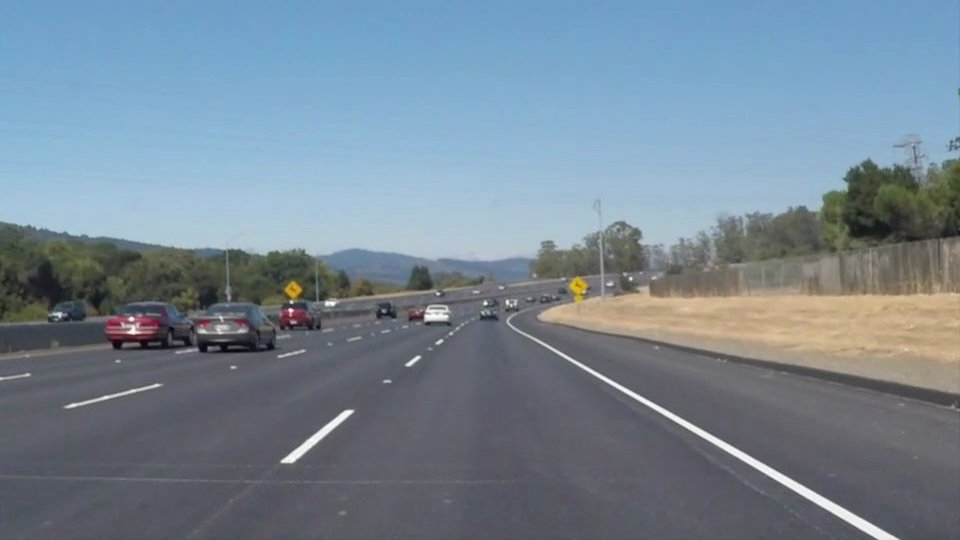
#> input picture solidWhiteCurve.jpg, 960 x 540 px; its folder holds only this picture in this run
$ python app.py
#> lines starting #> are read from the running program, lines starting #| are printed output that depends on the picture; after the words box and inside, x2 and y2 are one past the last pixel; in counts of white or black regions, pixels touching at a corner belong together
import cv2
import numpy as np
import os

# Ensure the output folder exists
output_dir = "output"
os.makedirs(output_dir, exist_ok=True)

# Get all .jpg files in the current folder
image_files = [file for file in os.listdir('.') if file.endswith('.jpg')]

# Loop through each image
for image_file in image_files:
    print(f"🔄 Processing {image_file}...")

    image = cv2.imread(image_file)
#> image is the input picture: shape (540, 960, 3); mean B, G, R 148.1, 134.5, 118.5

    if image is None:
        print(f"❌ Error: Could not load {image_file}")
        continue

    gray = cv2.cvtColor(image, cv2.COLOR_BGR2GRAY)
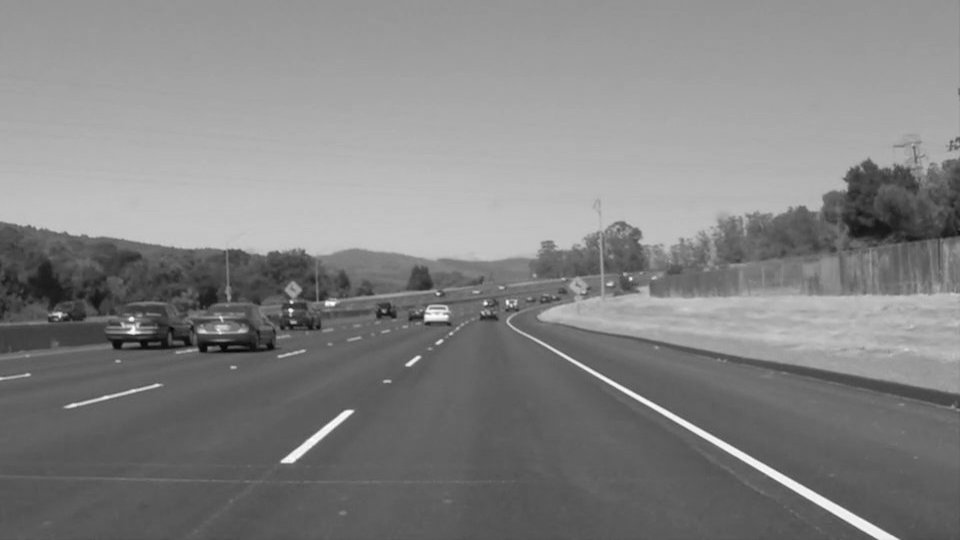
#> gray: shape (540, 960); min 5, max 255, mean 131.2
    blur = cv2.GaussianBlur(gray, (5, 5), 0)
    edges = cv2.Canny(blur, 50, 150)
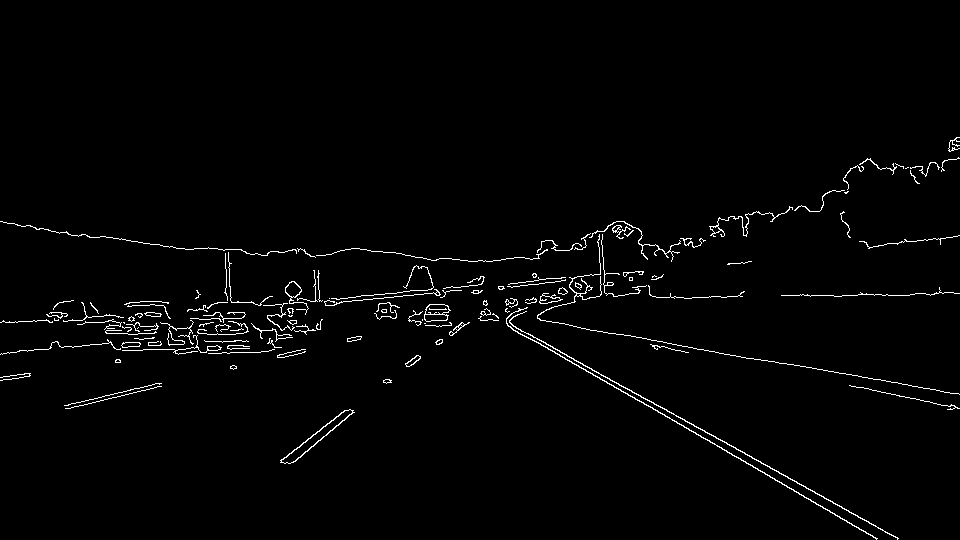
#> edges: shape (540, 960); 1.7% white in thin lines or dots, all inside (x1, y1, x2, y2) = (0, 137, 960, 540)

    height, width = edges.shape
#> height = 540; width = 960
    mask = np.zeros_like(edges)
    polygon = np.array([[
        (0, height),
        (width, height),
        (width, int(height * 0.6)),
        (0, int(height * 0.6))
    ]], np.int32)
    cv2.fillPoly(mask, polygon, 255)
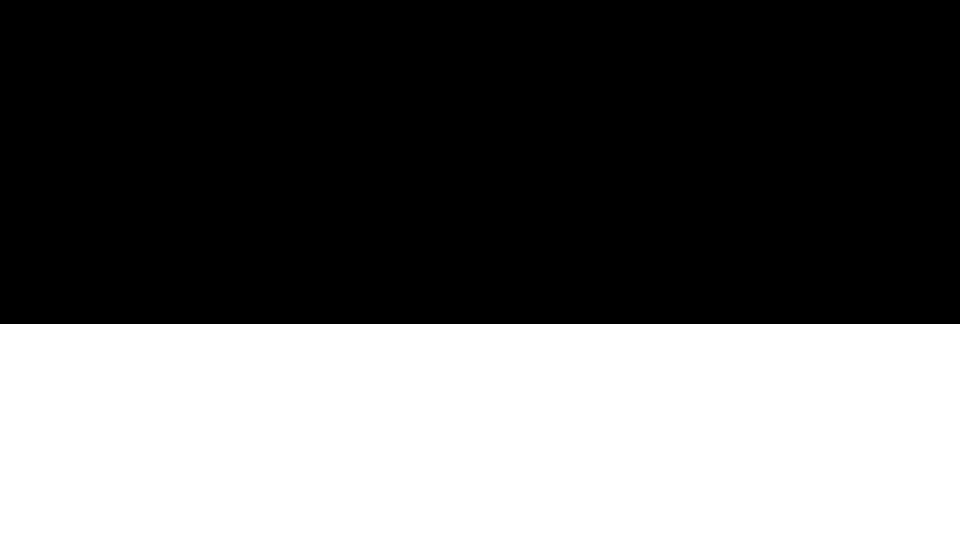
#> mask: shape (540, 960); 40% white; 1 white region, box (x1, y1, x2, y2) and area: (0, 324, 960, 540) 207360
    masked_edges = cv2.bitwise_and(edges, mask)
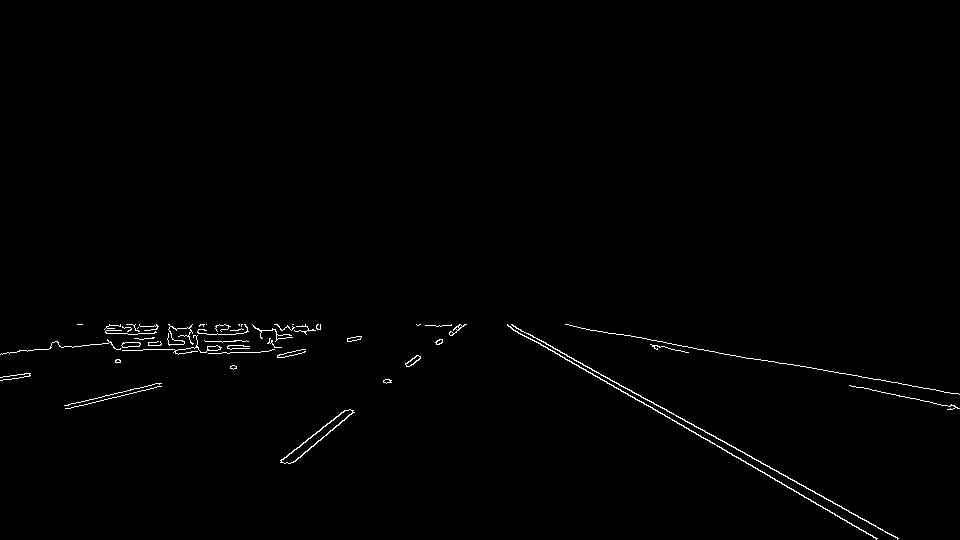
#> masked_edges: shape (540, 960); 0.73% white in thin lines or dots, all inside (x1, y1, x2, y2) = (0, 324, 960, 540)

    lines = cv2.HoughLinesP(masked_edges, 2, np.pi / 180, 100, minLineLength=40, maxLineGap=5)
#> lines = 14 rows, first 6: [507, 325, 637, 400], [511, 324, 897, 538], [667, 343, 787, 364], [530, 338, 877, 538], [61, 347, 111, 343], [143, 349, 185, 349]
    line_image = np.zeros_like(image)

    if lines is not None:
        for line in lines:
            x1, y1, x2, y2 = line[0]
            cv2.line(line_image, (x1, y1), (x2, y2), (0, 255, 0), 10)
#> this loop made 14 passes
#> (x1, y1, x2, y2) on passes 1 to 12: (507, 325, 637, 400), (511, 324, 897, 538), (667, 343, 787, 364), (530, 338, 877, 538), (61, 347, 111, 343), (143, 349, 185, 349), (289, 453, 329, 423), (292, 462, 352, 412), (624, 335, 692, 347), (849, 385, 959, 408), (65, 408, 161, 386), (777, 362, 850, 374)
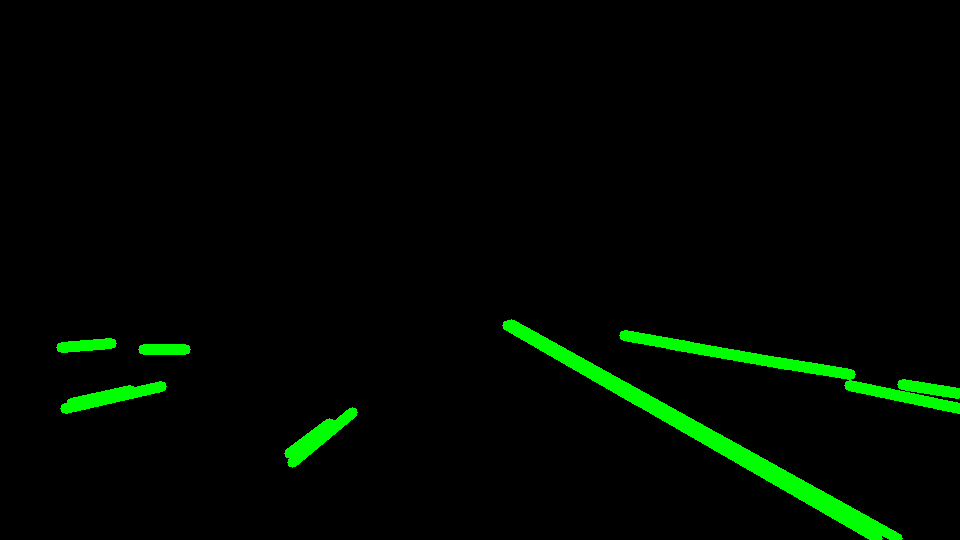
#> line_image: shape (540, 960, 3); mean of channels 0, 1, 2 0, 7.8, 0; drawn as B, G, R

    combo = cv2.addWeighted(image, 0.8, line_image, 1, 1)
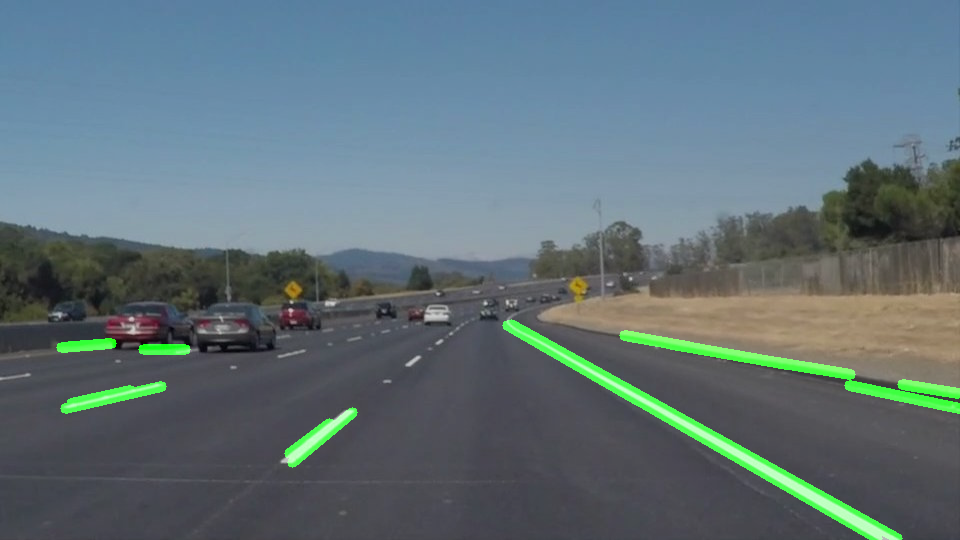
#> combo: shape (540, 960, 3); mean B, G, R 119.5, 113.2, 95.8

    # Save to output folder
    output_path = os.path.join(output_dir, f"output_{image_file}")
    cv2.imwrite(output_path, combo)
    print(f"✅ Saved: {output_path}")

    # Show the image
    cv2.imshow(f"Lane Detection - {image_file}", combo)
    cv2.waitKey(0)
    cv2.destroyAllWindows()

$ run again, on solidYellowLeft.jpg
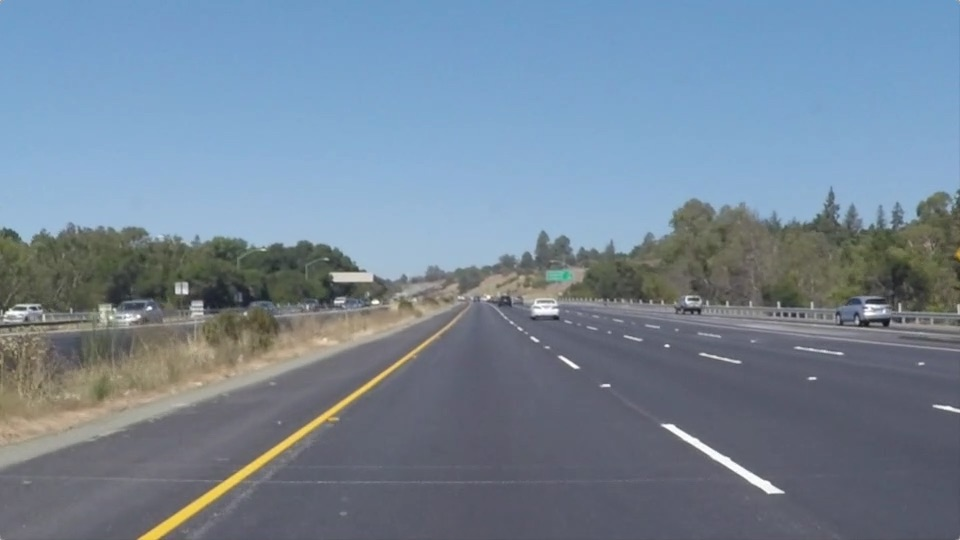
#> input picture solidYellowLeft.jpg, 960 x 540 px
#> image is the input picture: shape (540, 960, 3); mean B, G, R 150.8, 133.6, 116.5
#> `edges = cv2.Canny(blur, 50, 150)`:
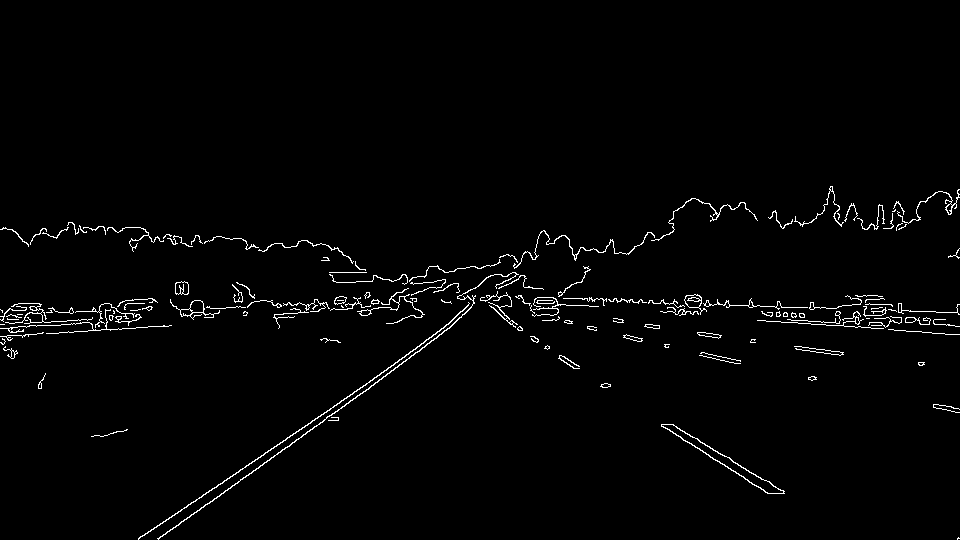
#> edges: shape (540, 960); 1.7% white in thin lines or dots, all inside (x1, y1, x2, y2) = (0, 186, 960, 540)
#> mask: shape (540, 960); 40% white; 1 white region, box (x1, y1, x2, y2) and area: (0, 324, 960, 540) 207360
#> masked_edges: shape (540, 960); 0.53% white in thin lines or dots, all inside (x1, y1, x2, y2) = (0, 324, 960, 540)
#> lines = [[138, 538, 379, 375], [165, 534, 363, 391], [661, 424, 767, 493], [671, 424, 783, 491], [359, 395, 452, 325], [0, 336, 52, 333], [894, 330, 944, 333], [138, 539, 339, 403], [393, 365, 437, 331]]
#> the loop `for line in lines:` made 9 passes
#> `combo = cv2.addWeighted(image, 0.8, line_image, 1, 1)`:
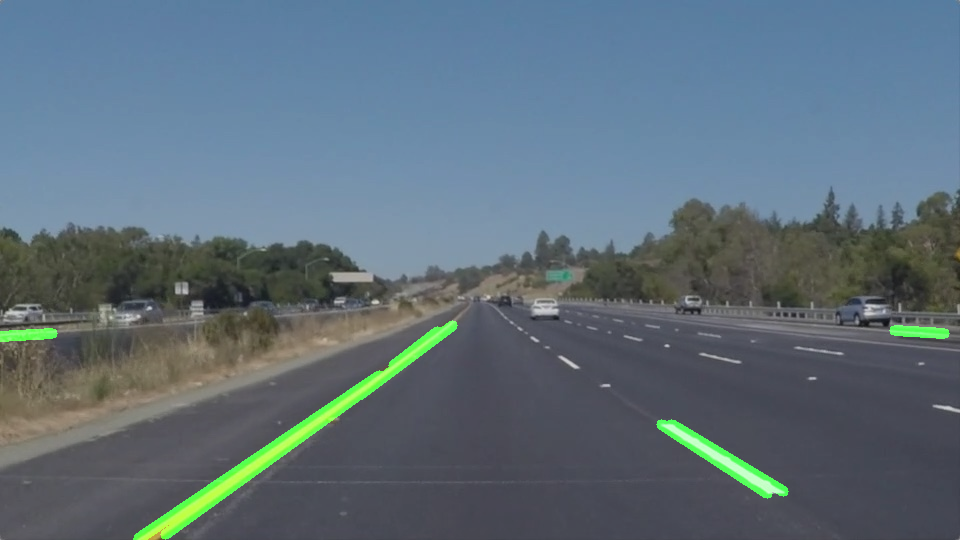
#> combo: shape (540, 960, 3); mean B, G, R 121.6, 110.7, 94.2

$ run again, on whiteCarLaneSwitch.jpg
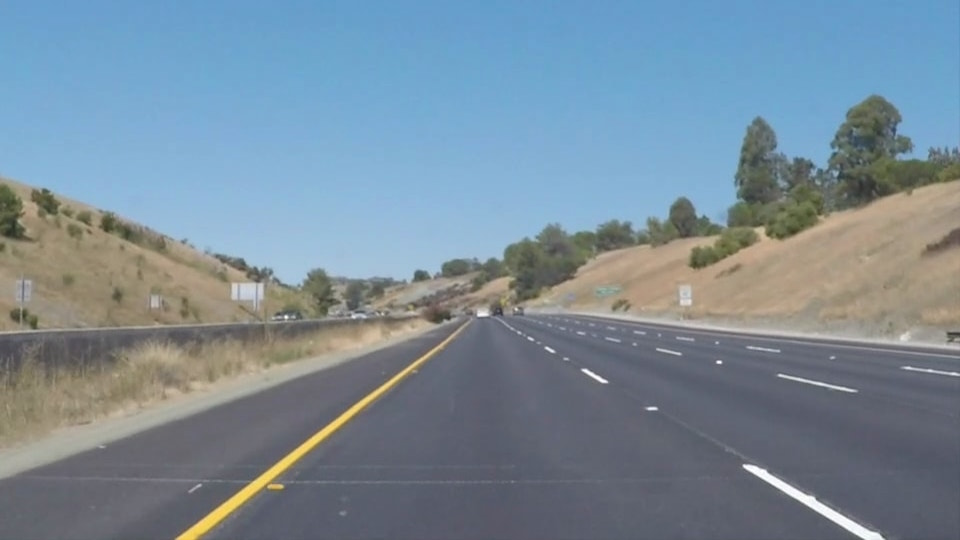
#> input picture whiteCarLaneSwitch.jpg, 960 x 540 px
#> image is the input picture: shape (540, 960, 3); mean B, G, R 152.9, 139.4, 121.2
#> `edges = cv2.Canny(blur, 50, 150)`:
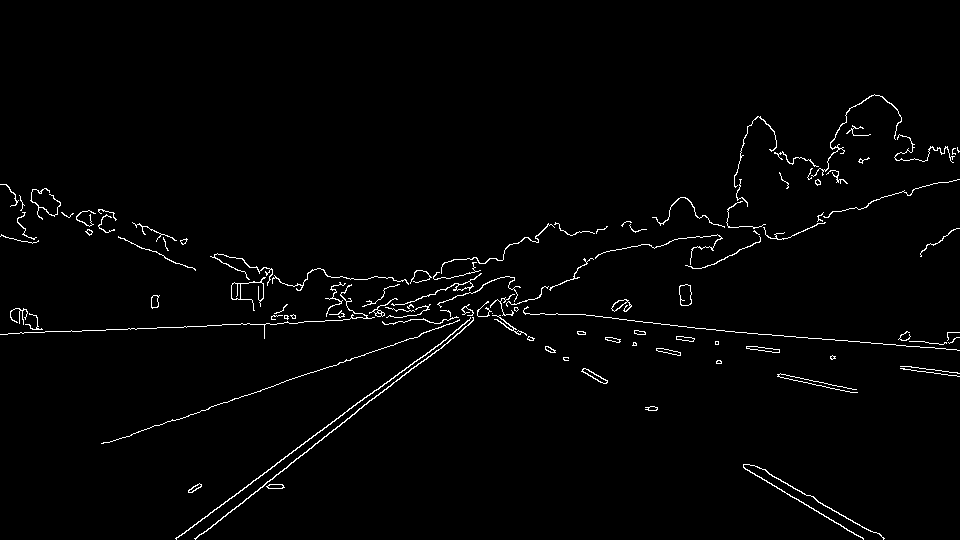
#> edges: shape (540, 960); 1.7% white in thin lines or dots, all inside (x1, y1, x2, y2) = (0, 94, 960, 540)
#> mask: shape (540, 960); 40% white; 1 white region, box (x1, y1, x2, y2) and area: (0, 324, 960, 540) 207360
#> masked_edges: shape (540, 960); 0.66% white in thin lines or dots, all inside (x1, y1, x2, y2) = (0, 324, 960, 540)
#> lines = 17 rows, first 6: [266, 482, 421, 361], [176, 539, 367, 395], [188, 415, 421, 334], [743, 467, 863, 539], [816, 500, 870, 531], [687, 327, 828, 339]
#> the loop `for line in lines:` made 17 passes
#> `combo = cv2.addWeighted(image, 0.8, line_image, 1, 1)`:
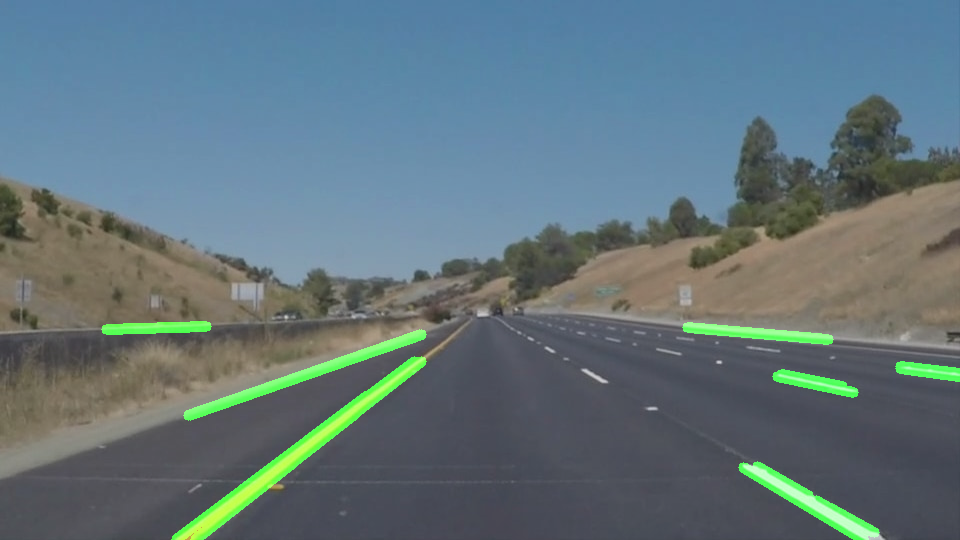
#> combo: shape (540, 960, 3); mean B, G, R 123.3, 116.8, 98

$ run again, on solidWhiteRight.jpg
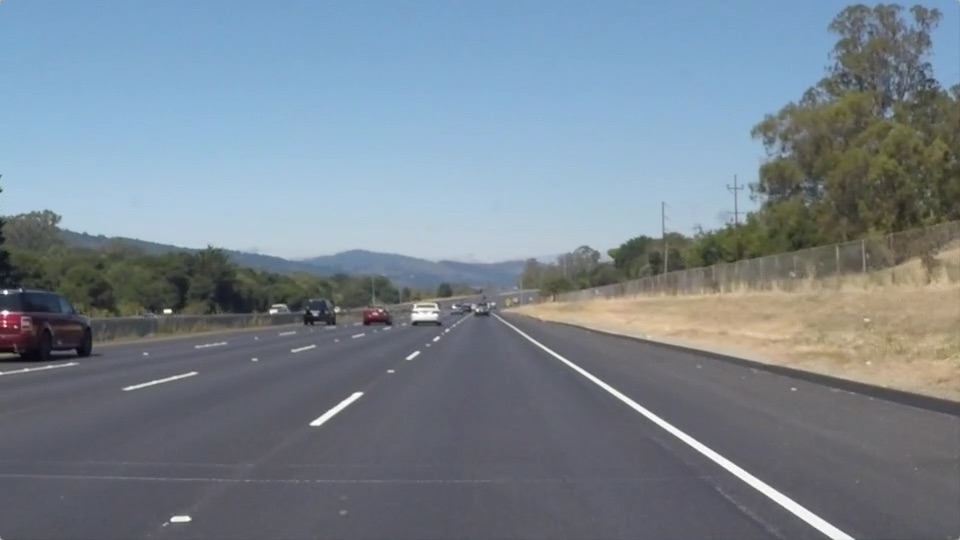
#> input picture solidWhiteRight.jpg, 960 x 540 px
#> image is the input picture: shape (540, 960, 3); mean B, G, R 143.7, 132.6, 120.3
#> `edges = cv2.Canny(blur, 50, 150)`:
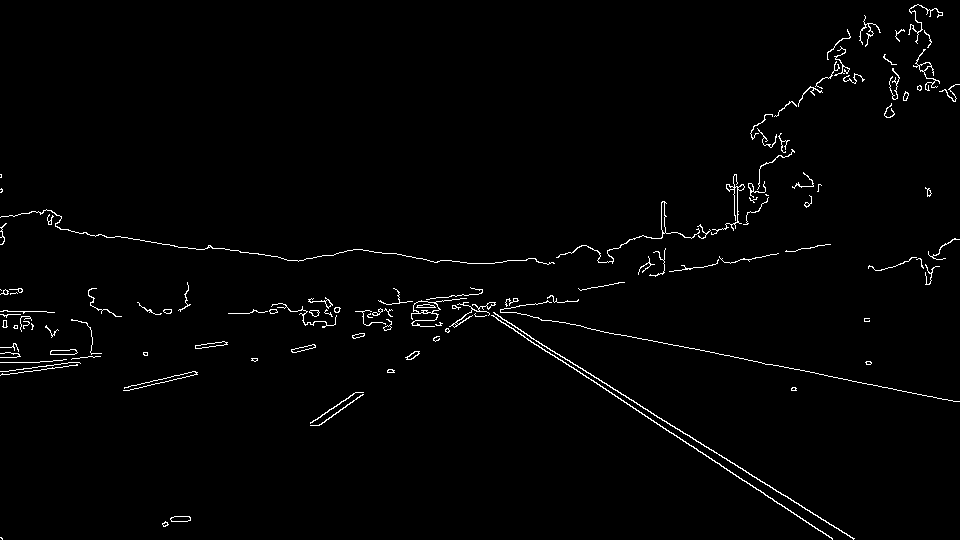
#> edges: shape (540, 960); 1.5% white in thin lines or dots
#> mask: shape (540, 960); 40% white; 1 white region, box (x1, y1, x2, y2) and area: (0, 324, 960, 540) 207360
#> masked_edges: shape (540, 960); 0.55% white in thin lines or dots, all inside (x1, y1, x2, y2) = (0, 324, 960, 540)
#> lines = [[515, 327, 853, 539], [633, 408, 832, 538], [584, 327, 757, 361], [505, 324, 708, 456], [310, 422, 355, 392], [127, 390, 196, 373], [866, 383, 955, 401], [7, 371, 77, 362], [128, 386, 195, 371], [0, 375, 77, 364], [25, 362, 100, 356]]
#> the loop `for line in lines:` made 11 passes
#> `combo = cv2.addWeighted(image, 0.8, line_image, 1, 1)`:
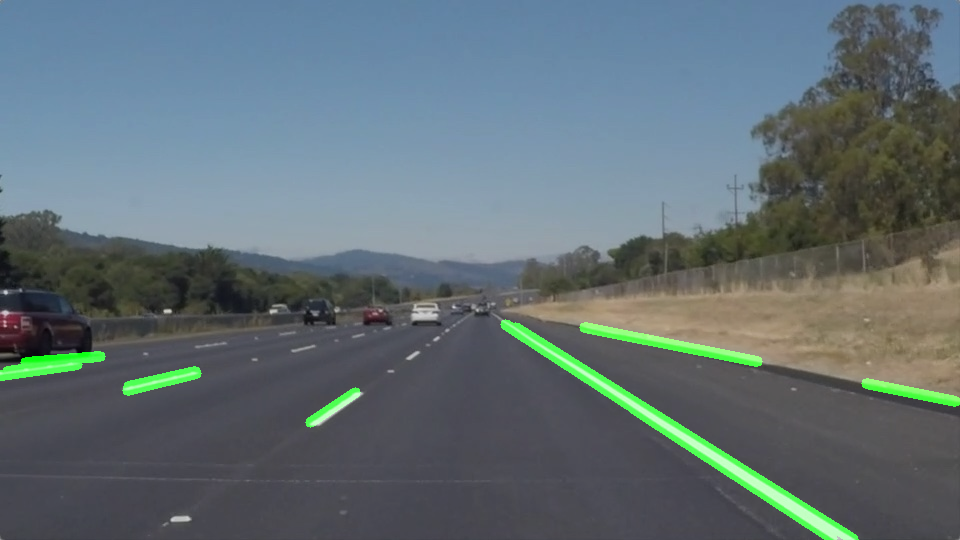
#> combo: shape (540, 960, 3); mean B, G, R 115.9, 110.8, 97.2
